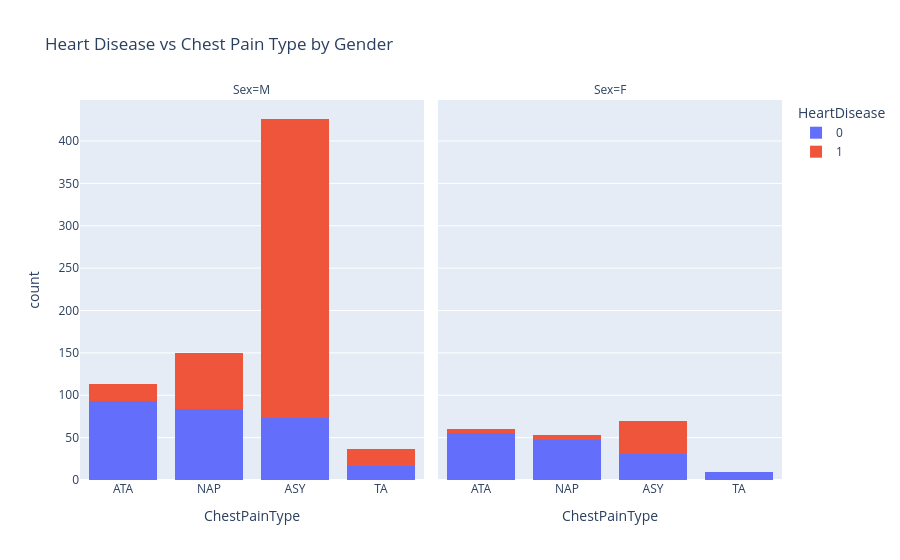

This figure's notebook cell:
### Code cell
fig = px.histogram(df, x='ChestPainType', color='HeartDisease',
                   facet_col='Sex',
                   barmode='stack',
                   title='Heart Disease vs Chest Pain Type by Gender')
fig.show()

### Figure 1 — Plotly figure (JSON) as saved in the notebook; plotly's stock layout.template omitted (floating-point values rounded to 4 significant figures; data arrays with more than 128 entries replaced by an {"elided": "..."} marker saying what was removed)
{"data": [{"alignmentgroup": "True", "bingroup": "x", "hovertemplate": "HeartDisease=0<br>Sex=M<br>ChestPainType=%{x}<br>count=%{y}<extra></extra>", "legendgroup": "0", "marker": {"color": "#636efa", "pattern": {"shape": ""}}, "name": "0", "offsetgroup": "0", "orientation": "v", "showlegend": true, "type": "histogram", "x": {"elided": "267 str values"}, "xaxis": "x", "yaxis": "y"}, {"alignmentgroup": "True", "bingroup": "x", "hovertemplate": "HeartDisease=0<br>Sex=F<br>ChestPainType=%{x}<br>count=%{y}<extra></extra>", "legendgroup": "0", "marker": {"color": "#636efa", "pattern": {"shape": ""}}, "name": "0", "offsetgroup": "0", "orientation": "v", "showlegend": false, "type": "histogram", "x": {"elided": "143 str values"}, "xaxis": "x2", "yaxis": "y2"}, {"alignmentgroup": "True", "bingroup": "x", "hovertemplate": "HeartDisease=1<br>Sex=M<br>ChestPainType=%{x}<br>count=%{y}<extra></extra>", "legendgroup": "1", "marker": {"color": "#EF553B", "pattern": {"shape": ""}}, "name": "1", "offsetgroup": "1", "orientation": "v", "showlegend": true, "type": "histogram", "x": {"elided": "458 str values"}, "xaxis": "x", "yaxis": "y"}, {"alignmentgroup": "True", "bingroup": "x", "hovertemplate": "HeartDisease=1<br>Sex=F<br>ChestPainType=%{x}<br>count=%{y}<extra></extra>", "legendgroup": "1", "marker": {"color": "#EF553B", "pattern": {"shape": ""}}, "name": "1", "offsetgroup": "1", "orientation": "v", "showlegend": false, "type": "histogram", "x": ["NAP", "ASY", "NAP", "ASY", "ASY", "ASY", "ASY", "NAP", "ATA", "ATA", "NAP", "ASY", "ASY", "ASY", "ASY", "ASY", "ASY", "NAP", "ASY", "TA", "ASY", "ASY", "ASY", "ASY", "ASY", "ASY", "ASY", "ASY", "ASY", "ATA", "ASY", "ASY", "ASY", "ASY", "ASY", "ASY", "ASY", "ASY", "ASY", "ASY", "NAP", "ASY", "ASY", "ASY", "ASY", "ASY", "ASY", "ASY", "ASY", "ATA"], "xaxis": "x2", "yaxis": "y2"}], "layout": {"annotations": [{"font": {}, "showarrow": false, "text": "Sex=M", "x": 0.245, "xanchor": "center", "xref": "paper", "y": 1, "yanchor": "bottom", "yref": "paper"}, {"font": {}, "showarrow": false, "text": "Sex=F", "x": 0.755, "xanchor": "center", "xref": "paper", "y": 1, "yanchor": "bottom", "yref": "paper"}], "barmode": "stack", "legend": {"title": {"text": "HeartDisease"}, "tracegroupgap": 0}, "title": {"text": "Heart Disease vs Chest Pain Type by Gender"}, "xaxis": {"anchor": "y", "domain": [0, 0.49], "title": {"text": "ChestPainType"}}, "xaxis2": {"anchor": "y2", "domain": [0.51, 1], "matches": "x", "title": {"text": "ChestPainType"}}, "yaxis": {"anchor": "x", "domain": [0, 1], "title": {"text": "count"}}, "yaxis2": {"anchor": "x2", "domain": [0, 1], "matches": "y", "showticklabels": false}}}
